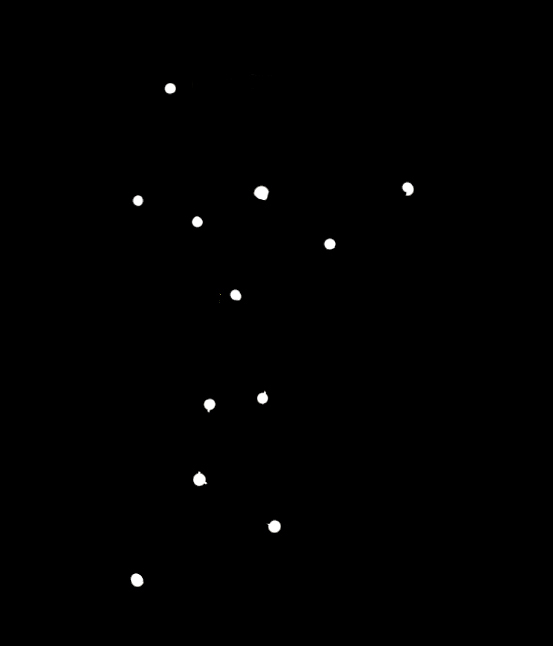
#> input picture image/canmaj.jpg, 553 x 646 px
$ python process_vis.py   (older library calls are emulated)
#> lines starting #> are read from the running program, lines starting #| are printed output that depends on the picture
import numpy as np
import skimage
import skimage.io as image_io
import pylab

pylab.ion()
image_filename = 'canmaj.jpg'
visibility_filename = 'visibility.jpg'

image = image_io.imread(image_filename, as_grey=True) # as_grey makes it come out as a single float_64
#> image: shape (646, 553) float64; min 0, max 1, mean 0.00364

M, N = np.shape(image)
#> M = 646; N = 553
for m in range(0,M):
    for n in range(0,N):
        if (m + n) % 2 == 1:
            image[m,n] = image[m,n]*(-1)
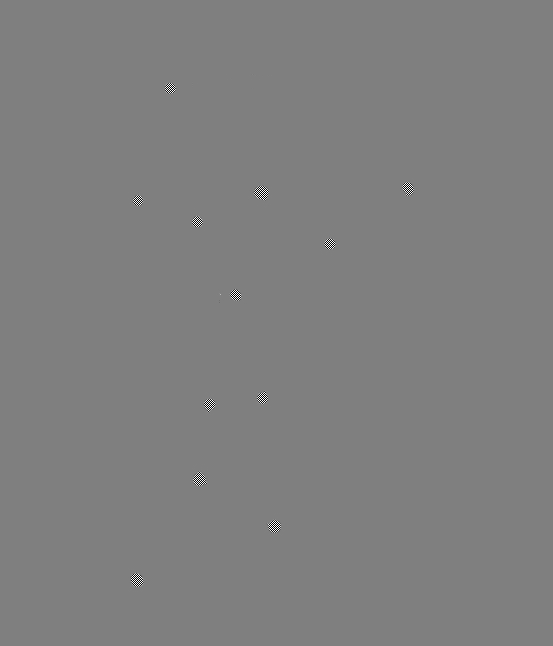
#> image: shape (646, 553) float64; min -1, max 1, mean -7.92e-07; drawn with min black and max white

image_FFT = np.fft.fft2(image)
image_FFT_abs = np.abs(image_FFT)
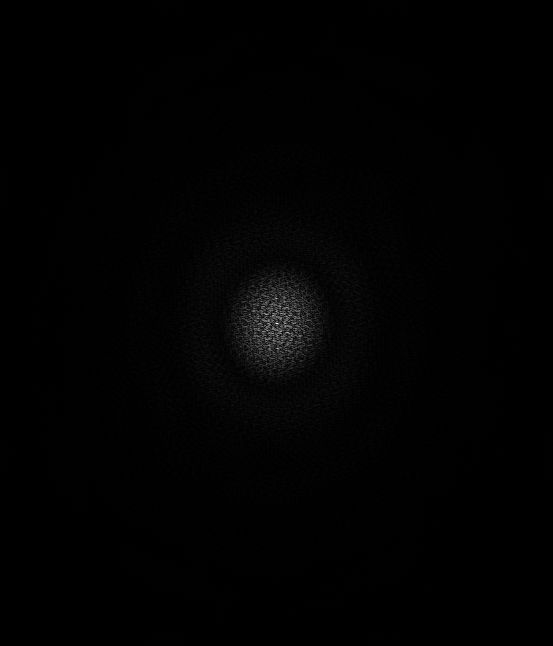
#> image_FFT_abs: shape (646, 553) float64; min 0.0089, max 1187.9, mean 10.7; drawn with min black and max white

image_io.imshow(image_FFT_abs)

#> (the run stopped early here; a loop or call above may not have finished)
